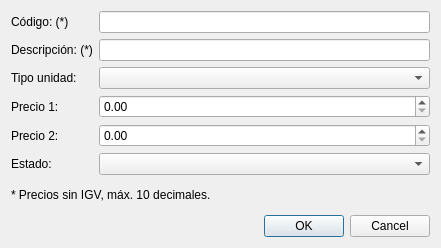
<?xml version="1.0" encoding="UTF-8"?>
<ui version="4.0">
 <class>ProductoDialog</class>
 <widget class="QDialog" name="ProductoDialog">
  <property name="geometry">
   <rect>
    <x>0</x>
    <y>0</y>
    <width>441</width>
    <height>248</height>
   </rect>
  </property>
  <property name="windowTitle">
   <string>Dialog</string>
  </property>
  <layout class="QVBoxLayout" name="verticalLayout">
   <item>
    <layout class="QFormLayout" name="formLayout">
     <item row="0" column="0">
      <widget class="QLabel" name="label">
       <property name="text">
        <string>Código: (*)</string>
       </property>
      </widget>
     </item>
     <item row="0" column="1">
      <widget class="QLineEdit" name="lineEdit"/>
     </item>
     <item row="1" column="0">
      <widget class="QLabel" name="label_2">
       <property name="text">
        <string>Descripción: (*)</string>
       </property>
      </widget>
     </item>
     <item row="1" column="1">
      <widget class="QLineEdit" name="lineEdit_2"/>
     </item>
     <item row="2" column="0">
      <widget class="QLabel" name="label_3">
       <property name="text">
        <string>Tipo unidad:</string>
       </property>
      </widget>
     </item>
     <item row="2" column="1">
      <widget class="QComboBox" name="comboBox"/>
     </item>
     <item row="3" column="0">
      <widget class="QLabel" name="label_4">
       <property name="text">
        <string>Precio 1:</string>
       </property>
      </widget>
     </item>
     <item row="3" column="1">
      <widget class="QDoubleSpinBox" name="doubleSpinBox"/>
     </item>
     <item row="4" column="0">
      <widget class="QLabel" name="label_5">
       <property name="text">
        <string>Precio 2:</string>
       </property>
      </widget>
     </item>
     <item row="4" column="1">
      <widget class="QDoubleSpinBox" name="doubleSpinBox_2"/>
     </item>
     <item row="5" column="0">
      <widget class="QLabel" name="label_6">
       <property name="text">
        <string>Estado:</string>
       </property>
      </widget>
     </item>
     <item row="5" column="1">
      <widget class="QComboBox" name="comboBox_2"/>
     </item>
    </layout>
   </item>
   <item>
    <widget class="QLabel" name="label_7">
     <property name="text">
      <string>* Precios sin IGV, máx. 10 decimales.</string>
     </property>
    </widget>
   </item>
   <item>
    <widget class="QDialogButtonBox" name="buttonBox">
     <property name="orientation">
      <enum>Qt::Orientation::Horizontal</enum>
     </property>
     <property name="standardButtons">
      <set>QDialogButtonBox::StandardButton::Cancel|QDialogButtonBox::StandardButton::Ok</set>
     </property>
    </widget>
   </item>
  </layout>
 </widget>
 <resources/>
 <connections>
  <connection>
   <sender>buttonBox</sender>
   <signal>accepted()</signal>
   <receiver>ProductoDialog</receiver>
   <slot>accept()</slot>
   <hints>
    <hint type="sourcelabel">
     <x>248</x>
     <y>254</y>
    </hint>
    <hint type="destinationlabel">
     <x>157</x>
     <y>274</y>
    </hint>
   </hints>
  </connection>
  <connection>
   <sender>buttonBox</sender>
   <signal>rejected()</signal>
   <receiver>ProductoDialog</receiver>
   <slot>reject()</slot>
   <hints>
    <hint type="sourcelabel">
     <x>316</x>
     <y>260</y>
    </hint>
    <hint type="destinationlabel">
     <x>286</x>
     <y>274</y>
    </hint>
   </hints>
  </connection>
 </connections>
</ui>
